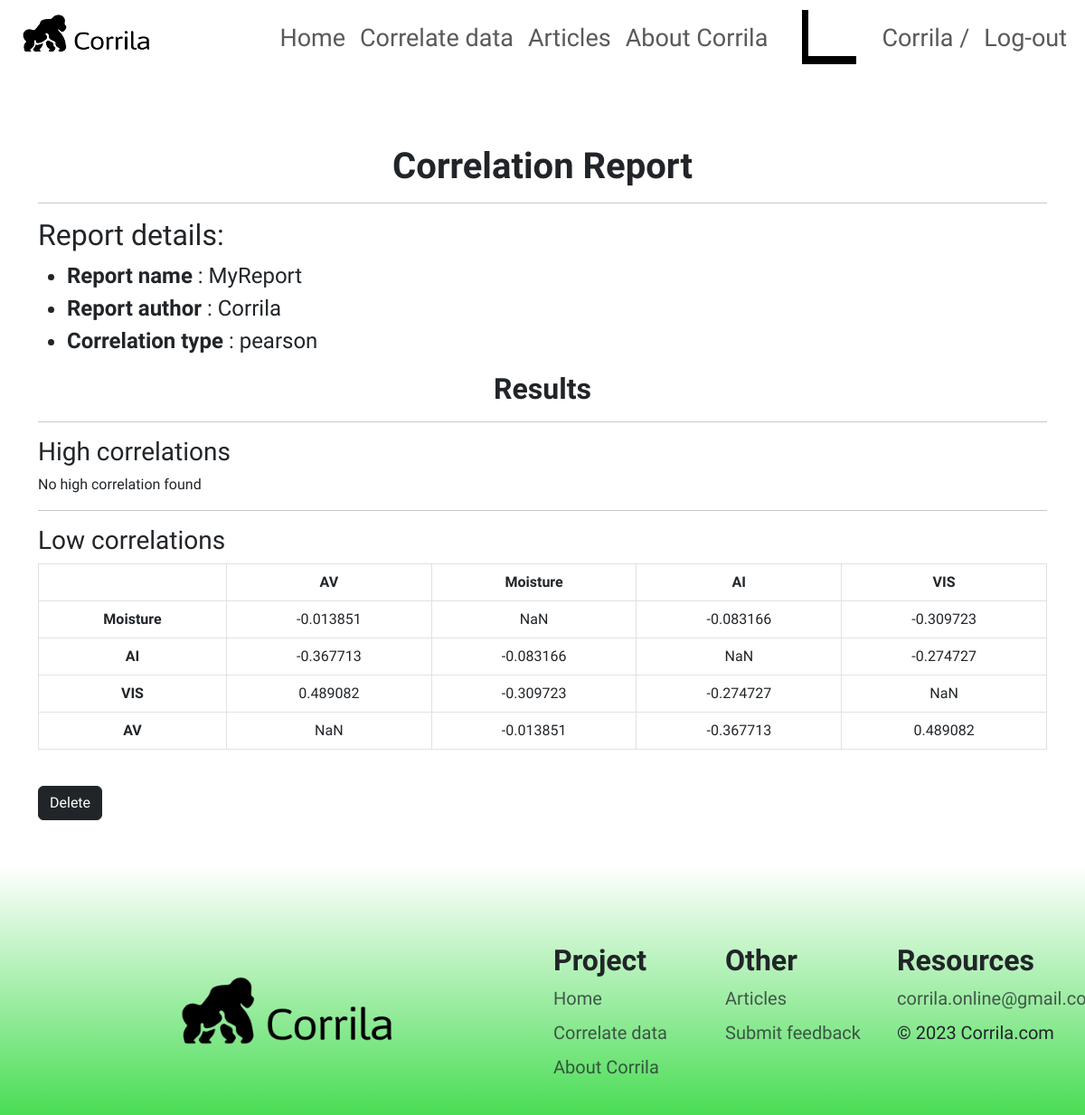
The app's page /profile/report/16/ (signed in) with its own data.
### core/models.py (models this page shows, shortened)
class Report(models.Model):
    title = models.CharField(max_length=250, blank=True)
    low_correlaton_result = models.TextField()
    high_correlaton_result = models.TextField()
    correlatons_range = models.CharField(max_length=250, blank=True)
    correlaton_type = models.CharField(max_length=250)
    author = models.ForeignKey(User, on_delete=models.CASCADE, blank=True, null=True)
    pubplication_date = models.DateTimeField(auto_now_add=True)

### users/views.py (the view)
# urls.py: path("report/<int:report_id>/", ShowReport.as_view(), name="report"),
class ShowReport(LoginRequiredMixin, UserPassesTestMixin, View):
    template = "user-report.html"
    def get(self, request, report_id):
        report = get_object_or_404(Report, pk=report_id)
        content = {"title": f"Report - {report.title}", "report": report}
        return render(request, self.template, content)
    def test_func(self):
        reports = get_object_or_404(Report, pk=self.kwargs["report_id"])
        user_id = reports.author.pk
        return self.request.user.id == int(user_id)

### templates/user-report.html (shortened to what this page needs)
{% extends "base.html" %}
{% load static %}
{% block content %}
<main>
    <div class="about-field">
        <div class="container">
            <div class="row">
                <div class="col-md-12">
                    <h1 class="text-center fw-bold">Correlation Report</h1>
                    <hr>
                </div>
                <div class="col-md-12">
                    <h2>Report details:</h2>
                    <ul class="fs-4">
                        {% if request.user.is_authenticated %}
                        <li><span class="fw-bold">Report name </span>: {{report.title}} </li>
                        <li><span class="fw-bold">Report author </span>: {{report.author}} </li>
                        {% endif %}
                        <li><span class="fw-bold">Correlation type </span>: {{report.correlaton_type}} </li>
                    </ul>
                </div>
                <div class="col-md-12 text-center">
                    <h2 class="fw-bold">Results</h2>
                    <hr>
                </div>
                <div class="col-md-12">
                    <h3>High correlations</h3>
                    {{report.high_correlaton_result | safe}}
                    <hr>
                </div>
                <div class="col-md-12">
                    <h3>Low correlations</h3>
                    {{report.low_correlaton_result | safe}}
                </div>
                <div class="col-md-12 mt-4">
                    <a type="button" class="btn btn-dark" href="{% url 'report-delete' report.pk %}">Delete</a>
                </div>
            </div>
        </div>
    </div>
</main>
{% endblock content %}

### templates/partials/_header.html (shortened to what this page needs)
{% load static %}
<header>
    <nav class="navbar navbar-expand-lg navbar-light fixed-top" style="background-color: #ffffff;">
        <div class="container-fluid">
            <a class="navbar-brand" href="{% url 'home' %}">
                <img id="logo" src="{% static 'core/img/logo.png' %}" alt="logo">
            </a>
          <div class="collapse navbar-collapse" id="navbarNavAltMarkup">
            <div class="navbar-nav ms-auto">
              <a class="nav-link"  href="{% url 'home' %}">Home</a>
              <a class="nav-link" href="{% url 'correlate' %}">Correlate data</a>
              <a class="nav-link" href="{% url 'articles' %}">Articles</a>
              <a class="nav-link" href="{% url 'about' %}">About Corrila</a>
              <img class="vector" src="{% static 'core/img/Vector.png' %}" alt="vector">
              {% if request.user.is_authenticated %}
              <a class="nav-link" href="{% url 'profile' user.pk %}"> {{user.username}} /</a>
              <a class="nav-link" href="{% url 'log-out' %}">Log-out</a>
              {% else %}
              <a class="nav-link" href="{% url 'sign-in' %}">Sign-in /</a>
              <a class="nav-link" href="{% url 'sign-up' %}">Sign-up</a>
              {% endif %}
            </div>
          </div>
        </div>
    </nav>
</header>

### static/core/css/style.css (style rules this page uses)
* { font-family: 'Jaldi'; }
#logo { width: 164px; height: 58px; }
.navbar-nav a { font-style: normal; font-weight: 400; font-size: 27px; line-height: 46px; position: relative; text-decoration: none; }
.vector { margin-left: 30px; margin-right: 20px; width: 60px; height: 60px; }
.navbar-nav a::after { position: absolute; content: ""; width: 100%; height: 3px; top: 100%; left: 0; background: #6bf066; transition: transform 0.5s; transform: scaleX(0); transform-origin: left; }
.about-field { margin-top: 10em; }
main { padding-bottom: 50px; }

### records on screen
Report: title "MyReport", author "Corrila", correlaton_type "pearson", high_correlaton_result "No high correlation found", low_correlaton_result "AV Moisture AI VIS Moisture -0.013851 NaN -0.083166 -0.309723 AI -0.367713 -0.083166 NaN -0.274727 VIS 0.489082 -0.309723 -0.274727 NaN AV NaN -0.013851 -0.367713 0.489082"

### other values on screen
{{ user.username }} "Corrila"
